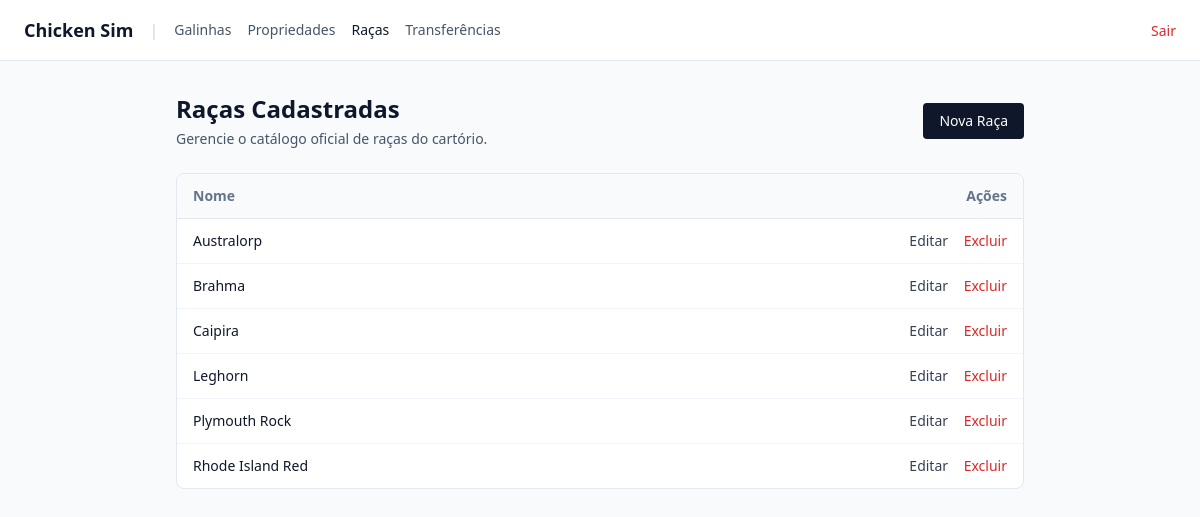
Page /racas/ (signed in) on the committed database.
### cartorio/models.py (models this page shows, shortened)
class Raca(models.Model):
    nome = models.CharField(max_length=100, unique=True)

### cartorio/views.py (the view)
# urls.py: path('racas/', RacaListView.as_view(), name='raca_list'),
class RacaListView(CartorioRequiredMixin, ListView):
    model = Raca
    template_name = 'cartorio/raca_list.html'
    context_object_name = 'racas'
    def get_queryset(self):
        return Raca.objects.order_by('nome')

### cartorio/mixins.py (called while the page is built)
    def test_func(self):
        return bool(self.request.user.is_authenticated and self.request.user.is_cartorio)

### cartorio/templates/cartorio/raca_list.html (shortened to what this page needs)
<!DOCTYPE html>
<html lang="pt-br">
<head>
  <script src="https://cdn.tailwindcss.com"></script>
</head>
<body class="bg-slate-50 text-slate-800 min-h-screen">
  <nav class="bg-white border-b border-slate-200 px-6 py-4 flex items-center justify-between">
    <div class="flex items-center gap-4">
      <a href="{% url 'cartorio_dashboard' %}" class="font-bold text-lg text-slate-900">Chicken Sim</a>
      <span class="text-slate-300">|</span>
      <a href="{% url 'animal_list' %}" class="text-sm text-slate-600 hover:text-slate-900">Galinhas</a>
      <a href="{% url 'propriedade_list' %}" class="text-sm text-slate-600 hover:text-slate-900">Propriedades</a>
      <a href="{% url 'raca_list' %}" class="text-sm font-medium text-slate-900">Raças</a>
      <a href="{% url 'transferencia_pendentes' %}" class="text-sm text-slate-600 hover:text-slate-900">Transferências</a>
    </div>
    <form method="post" action="{% url 'logout' %}" class="inline">
      <button type="submit" class="text-sm text-red-600 hover:underline font-medium">Sair</button>
    </form>
  </nav>
  <main class="max-w-4xl mx-auto px-6 py-8 space-y-6">
    <div class="flex items-center justify-between gap-4">
      <div>
        <h1 class="text-2xl font-bold text-slate-900">Raças Cadastradas</h1>
        <p class="text-sm text-slate-600 mt-1">Gerencie o catálogo oficial de raças do cartório.</p>
      </div>
      <a href="{% url 'raca_create' %}" class="bg-slate-900 text-white text-sm font-medium px-4 py-2 rounded hover:bg-slate-800">
        Nova Raça
      </a>
    </div>
    <div class="bg-white rounded-lg border border-slate-200 shadow-xs overflow-x-auto">
      {% if racas %}
        <table class="w-full text-sm text-left">
          <thead class="border-b border-slate-200 text-slate-500 bg-slate-50">
            <tr>
              <th class="py-3 px-4">Nome</th>
              <th class="py-3 px-4 text-right">Ações</th>
            </tr>
          </thead>
          <tbody class="divide-y divide-slate-100">
            {% for raca in racas %}
              <tr>
                <td class="py-3 px-4 font-medium text-slate-900">{{ raca.nome }}</td>
                <td class="py-3 px-4 text-right space-x-3">
                  <a href="{% url 'raca_update' raca.pk %}" class="text-slate-700 hover:underline">Editar</a>
                  <a href="{% url 'raca_delete' raca.pk %}" class="text-red-600 hover:underline">Excluir</a>
                </td>
              </tr>
            {% endfor %}
          </tbody>
        </table>
      {% else %}
        <p class="p-6 text-sm text-slate-500">Nenhuma raça cadastrada ainda.</p>
      {% endif %}
    </div>
  </main>
</body>
</html>

### rows in the picture
Raca: nome "Australorp"
Raca: nome "Brahma"
Raca: nome "Caipira"
Raca: nome "Leghorn"
Raca: nome "Plymouth Rock"
Raca: nome "Rhode Island Red"
